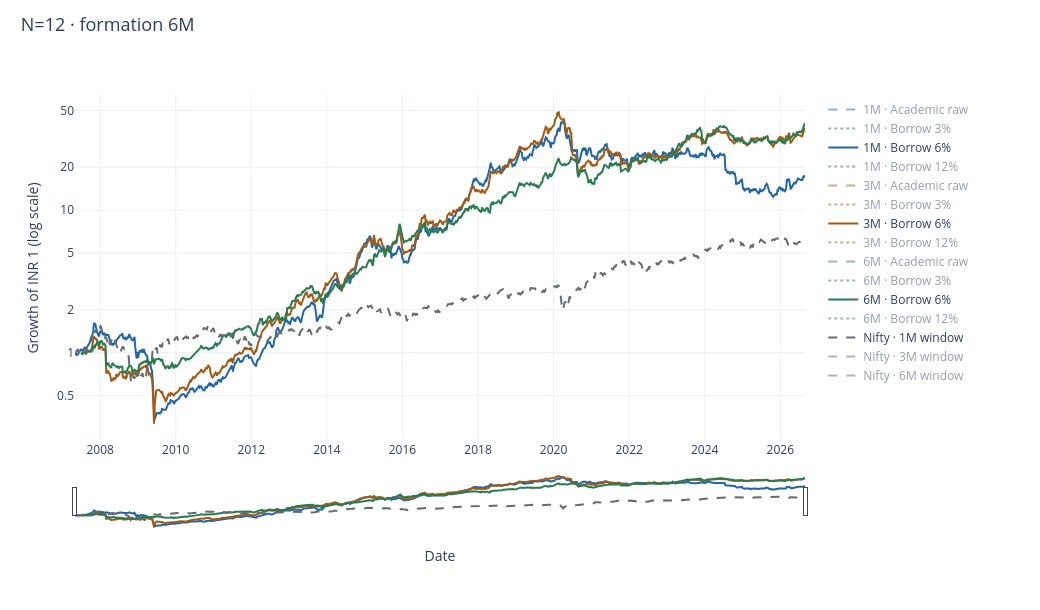

The cell this chart's notebook holds for it:
### Markdown cell above
### N=12

### Code cell
research.equity(12)

### Figure 1 — Plotly figure (JSON) as saved in the notebook; plotly's stock layout.template omitted (floating-point values rounded to 4 significant figures; data arrays with more than 128 entries replaced by an {"elided": "..."} marker saying what was removed)
{"data": [{"line": {"color": "#2266a5", "dash": "dash", "width": 2}, "name": "1M · Academic raw", "type": "scatter", "visible": "legendonly", "x": {"elided": "1010 str values"}, "y": {"elided": "1010 float values"}}, {"line": {"color": "#2266a5", "dash": "dot", "width": 2}, "name": "1M · Borrow 3%", "type": "scatter", "visible": "legendonly", "x": {"elided": "1010 str values"}, "y": {"elided": "1010 float values"}}, {"line": {"color": "#2266a5", "dash": "solid", "width": 2}, "name": "1M · Borrow 6%", "type": "scatter", "visible": true, "x": {"elided": "1010 str values"}, "y": {"elided": "1010 float values"}}, {"line": {"color": "#2266a5", "dash": "dot", "width": 2}, "name": "1M · Borrow 12%", "type": "scatter", "visible": "legendonly", "x": {"elided": "1010 str values"}, "y": {"elided": "1010 float values"}}, {"line": {"color": "#a15b16", "dash": "dash", "width": 2}, "name": "3M · Academic raw", "type": "scatter", "visible": "legendonly", "x": {"elided": "1001 str values"}, "y": {"elided": "1001 float values"}}, {"line": {"color": "#a15b16", "dash": "dot", "width": 2}, "name": "3M · Borrow 3%", "type": "scatter", "visible": "legendonly", "x": {"elided": "1001 str values"}, "y": {"elided": "1001 float values"}}, {"line": {"color": "#a15b16", "dash": "solid", "width": 2}, "name": "3M · Borrow 6%", "type": "scatter", "visible": true, "x": {"elided": "1001 str values"}, "y": {"elided": "1001 float values"}}, {"line": {"color": "#a15b16", "dash": "dot", "width": 2}, "name": "3M · Borrow 12%", "type": "scatter", "visible": "legendonly", "x": {"elided": "1001 str values"}, "y": {"elided": "1001 float values"}}, {"line": {"color": "#297c50", "dash": "dash", "width": 2}, "name": "6M · Academic raw", "type": "scatter", "visible": "legendonly", "x": {"elided": "1001 str values"}, "y": {"elided": "1001 float values"}}, {"line": {"color": "#297c50", "dash": "dot", "width": 2}, "name": "6M · Borrow 3%", "type": "scatter", "visible": "legendonly", "x": {"elided": "1001 str values"}, "y": {"elided": "1001 float values"}}, {"line": {"color": "#297c50", "dash": "solid", "width": 2}, "name": "6M · Borrow 6%", "type": "scatter", "visible": true, "x": {"elided": "1001 str values"}, "y": {"elided": "1001 float values"}}, {"line": {"color": "#297c50", "dash": "dot", "width": 2}, "name": "6M · Borrow 12%", "type": "scatter", "visible": "legendonly", "x": {"elided": "1001 str values"}, "y": {"elided": "1001 float values"}}, {"line": {"color": "#656b72", "dash": "dash"}, "name": "Nifty · 1M window", "type": "scatter", "visible": true, "x": {"elided": "1010 str values"}, "y": {"elided": "1010 float values"}}, {"line": {"color": "#656b72", "dash": "dash"}, "name": "Nifty · 3M window", "type": "scatter", "visible": "legendonly", "x": {"elided": "1001 str values"}, "y": {"elided": "1001 float values"}}, {"line": {"color": "#656b72", "dash": "dash"}, "name": "Nifty · 6M window", "type": "scatter", "visible": "legendonly", "x": {"elided": "1001 str values"}, "y": {"elided": "1001 float values"}}], "layout": {"height": 610, "hovermode": "x unified", "legend": {"font": {"size": 12}, "itemclick": "toggle", "itemdoubleclick": "toggleothers", "x": 1.025, "y": 1}, "margin": {"b": 80, "l": 75, "r": 235, "t": 95}, "title": {"font": {"size": 18}, "text": "N=12 · formation 6M", "x": 0.02, "y": 0.97}, "width": 1040, "xaxis": {"rangeslider": {"thickness": 0.13, "visible": true}, "title": {"text": "Date"}}, "yaxis": {"tickmode": "array", "ticktext": ["0.001", "0.002", "0.005", "0.01", "0.02", "0.05", "0.1", "0.2", "0.5", "1", "2", "5", "10", "20", "50", "100", "200", "500", "1000", "2000", "5000", "10000", "20000", "50000", "100000", "200000", "500000", "1e+06", "2e+06", "5e+06", "1e+07", "2e+07", "5e+07", "1e+08", "2e+08", "5e+08"], "tickvals": [0.001, 0.002, 0.005, 0.01, 0.02, 0.05, 0.1, 0.2, 0.5, 1.0, 2.0, 5.0, 10.0, 20.0, 50.0, 100.0, 200.0, 500.0, 1000.0, 2000.0, 5000.0, 10000.0, 20000.0, 50000.0, 100000.0, 200000.0, 500000.0, 1000000.0, 2000000.0, 5000000.0, 10000000.0, 20000000.0, 50000000.0, 100000000.0, 200000000.0, 500000000.0], "title": {"text": "Growth of INR 1 (log scale)"}, "type": "log"}}}
